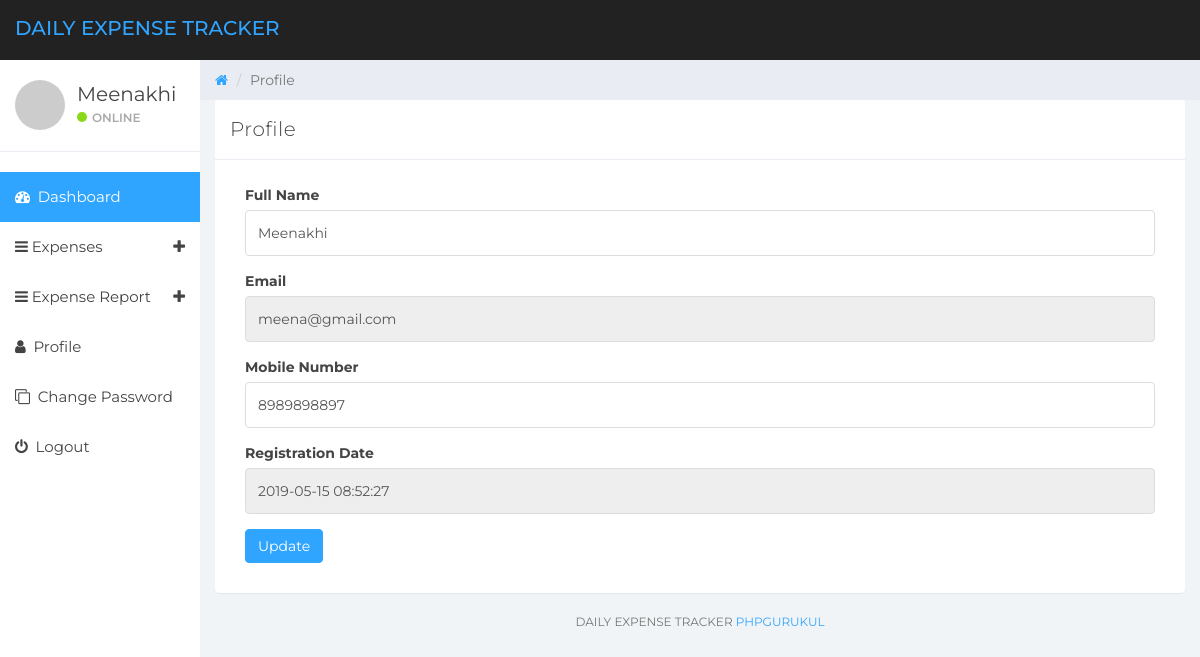
Page /dets/user-profile.php (signed in) on the committed database.
### tables this page shows
CREATE TABLE `tbluser` (
  `ID` int(10) NOT NULL,
  `FullName` varchar(150) DEFAULT NULL,
  `Email` varchar(200) DEFAULT NULL,
  `MobileNumber` bigint(10) DEFAULT NULL,
  `Password` varchar(200) DEFAULT NULL,
  `RegDate` timestamp NOT NULL DEFAULT CURRENT_TIMESTAMP
);

### dets/user-profile.php (the view, shortened to what this page needs)
<?php
if (strlen($_SESSION['detsuid']==0)) {
  header('location:logout.php');
  } else{
  ?>
<!DOCTYPE html>
<html>
<head>
	<link href="css/bootstrap.min.css" rel="stylesheet">
	<link href="css/font-awesome.min.css" rel="stylesheet">
	<link href="css/datepicker3.css" rel="stylesheet">
	<link href="css/styles.css" rel="stylesheet">
</head>
<body>
	<?php include_once('includes/header.php');?>
	<?php include_once('includes/sidebar.php');?>
	<div class="col-sm-9 col-sm-offset-3 col-lg-10 col-lg-offset-2 main">
		<div class="row">
			<ol class="breadcrumb">
				<li><a href="#">
					<em class="fa fa-home"></em>
				</a></li>
				<li class="active">Profile</li>
			</ol>
		</div>
		<div class="row">
			<div class="col-lg-12">
				<div class="panel panel-default">
					<div class="panel-heading">Profile</div>
					<div class="panel-body">
						<div class="col-md-12">
							 <?php
$userid=$_SESSION['detsuid'];
$ret=mysqli_query($con,"select * from tbluser where ID='$userid'");
while ($row=mysqli_fetch_array($ret)) {
?>
							<form role="form" method="post" action="">
								<div class="form-group">
									<label>Full Name</label>
									<input class="form-control" type="text" value="<?php  echo $row['FullName'];?>" name="fullname" required="true">
								</div>
								<div class="form-group">
									<label>Email</label>
<input type="email" class="form-control" name="email" value="<?php  echo $row['Email'];?>" required="true" readonly="true">
								</div>
								<div class="form-group">
									<label>Mobile Number</label>
									<input class="form-control" type="text" value="<?php  echo $row['MobileNumber'];?>" required="true" name="contactnumber" maxlength="10">
								</div>
								<div class="form-group">
									<label>Registration Date</label>
									<input class="form-control" name="regdate" type="text" value="<?php  echo $row['RegDate'];?>" readonly="true">
								</div>
								<div class="form-group has-success">
									<button type="submit" class="btn btn-primary" name="submit">Update</button>
								</div>
								</div>
								<?php } ?>
						</div>
					</div>
				</div>
			</div>
			<?php include_once('includes/footer.php');?>
		</div>
</body>
</html>
<?php }  ?>

### dets/includes/sidebar.php (shortened to what this page needs)
<?php
include('includes/dbconnection.php');
?>
<div id="sidebar-collapse" class="col-sm-3 col-lg-2 sidebar">
        <div class="profile-sidebar">
            <div class="profile-userpic">
                <img src="http://placehold.it/50/30a5ff/fff" class="img-responsive" alt="">
            </div>
            <div class="profile-usertitle">
                <?php
$uid=$_SESSION['detsuid'];
$ret=mysqli_query($con,"select FullName from tbluser where ID='$uid'");
$row=mysqli_fetch_array($ret);
$name=$row['FullName'];
?>
                <div class="profile-usertitle-name"><?php echo $name; ?></div>
                <div class="profile-usertitle-status"><span class="indicator label-success"></span>Online</div>
            </div>
        </div>
        <ul class="nav menu">
            <li class="active"><a href="dashboard.php"><em class="fa fa-dashboard">&nbsp;</em> Dashboard</a></li>
            <li class="parent "><a data-toggle="collapse" href="#sub-item-1">
                <em class="fa fa-navicon">&nbsp;</em>Expenses <span data-toggle="collapse" href="#sub-item-1" class="icon pull-right"><em class="fa fa-plus"></em></span>
                </a>
            </li>
  <li class="parent "><a data-toggle="collapse" href="#sub-item-2">
                <em class="fa fa-navicon">&nbsp;</em>Expense Report <span data-toggle="collapse" href="#sub-item-1" class="icon pull-right"><em class="fa fa-plus"></em></span>
                </a>
            </li>
            <li><a href="user-profile.php"><em class="fa fa-user">&nbsp;</em> Profile</a></li>
             <li><a href="change-password.php"><em class="fa fa-clone">&nbsp;</em> Change Password</a></li>
<li><a href="logout.php"><em class="fa fa-power-off">&nbsp;</em> Logout</a></li>
        </ul>
    </div>

### dets/css/styles.css (style rules this page uses)
body { background: #f1f4f7; padding-top: 60px; font-size: 14px; color: #444444; font-family: "Montserrat", "Helvetica Neue", Helvetica, Arial, sans-serif; }
a, a:hover, a:focus { color: #30a5ff; }
input.form-control { border: 1px solid #ddd; box-shadow: none; height: 46px; }
.btn-primary, .btn-primary:hover, .btn-primary:focus, .btn-primary:active, .btn-primary.active, .open > .dropdown-toggle.btn-primary, .btn-primary.disabled, .btn-primary[disabled], fieldset[disabled] .btn-primary, .btn-primary.disabled:hover, .btn-primary[disabled]:hover, fieldset[disabled] .btn-primary:hover, .btn-primary.disabled:focus, .btn-primary[disabled]:focus, fieldset[disabled] .btn-primary:focus, .btn-primary.disabled:active, .btn-primary[disabled]:active, fieldset[disabled] .btn-primary:active, .btn-primary.disabled.active, .btn-primary[disabled].active, fieldset[disabled] .btn-primary.active { background-color: #30a5ff; border-color: #30a5ff; }
.label-success { background-color: #8ad919; }
.panel { border: 0; }
.panel-heading { font-size: 20px; font-weight: 300; letter-spacing: 0.025em; height: 60px; line-height: 38px; }
.panel-default .panel-heading { background: #fff; border-bottom: 1px solid #e9ecf2; color: #444444; }
.sidebar { display: block; padding: 0; display: none; box-shadow: none; background: #fff; }
.sidebar ul { margin: 20px 0px; }
@media (min-width: 768px) { .sidebar { display: block; position: fixed; top: 60px; bottom: 0; left: 0; z-index: 1000; display: block; margin: 0; padding: 0; overflow-x: hidden; overflow-y: auto; } }
.sidebar ul.nav .active a, .sidebar ul.nav li.parent a.active, .sidebar ul.nav .active > a:hover, .sidebar ul.nav li.parent a.active:hover, .sidebar ul.nav .active > a:focus, .sidebar ul.nav li.parent a.active:focus { color: #fff; background-color: #30a5ff; }
.sidebar ul.nav li a { height: 50px; font-size: 15px; line-height: 2em; color: #444444; }
.profile-sidebar { padding: 10px 0; border-bottom: 1px solid #e9ecf2; }
.indicator { width: 10px; height: 10px; display: inline-block; border-radius: 9999px; margin-right: 5px; }
.profile-userpic img { float: left; margin: 10px 0px 0px 15px; width: 50px; height: 50px; border-radius: 9999px !important; }
.profile-usertitle { float: left; text-align: left; margin: 10px 0 0 12px; }
.profile-usertitle-name { font-size: 20px; margin-bottom: 0px; }
.profile-usertitle-status { text-transform: uppercase; color: #AAA; font-size: 12px; font-weight: 600; margin-bottom: 15px; }
.breadcrumb { border-radius: 0; padding: 10px 15px 10px 15px; background: #e9ecf2; margin: 0; }

### rows in the picture
tbluser: FullName "Meenakhi", fullname "Meenakhi", email "meena@gmail.com", contactnumber "8989898897", regdate "2019-05-15 08:52:27"
